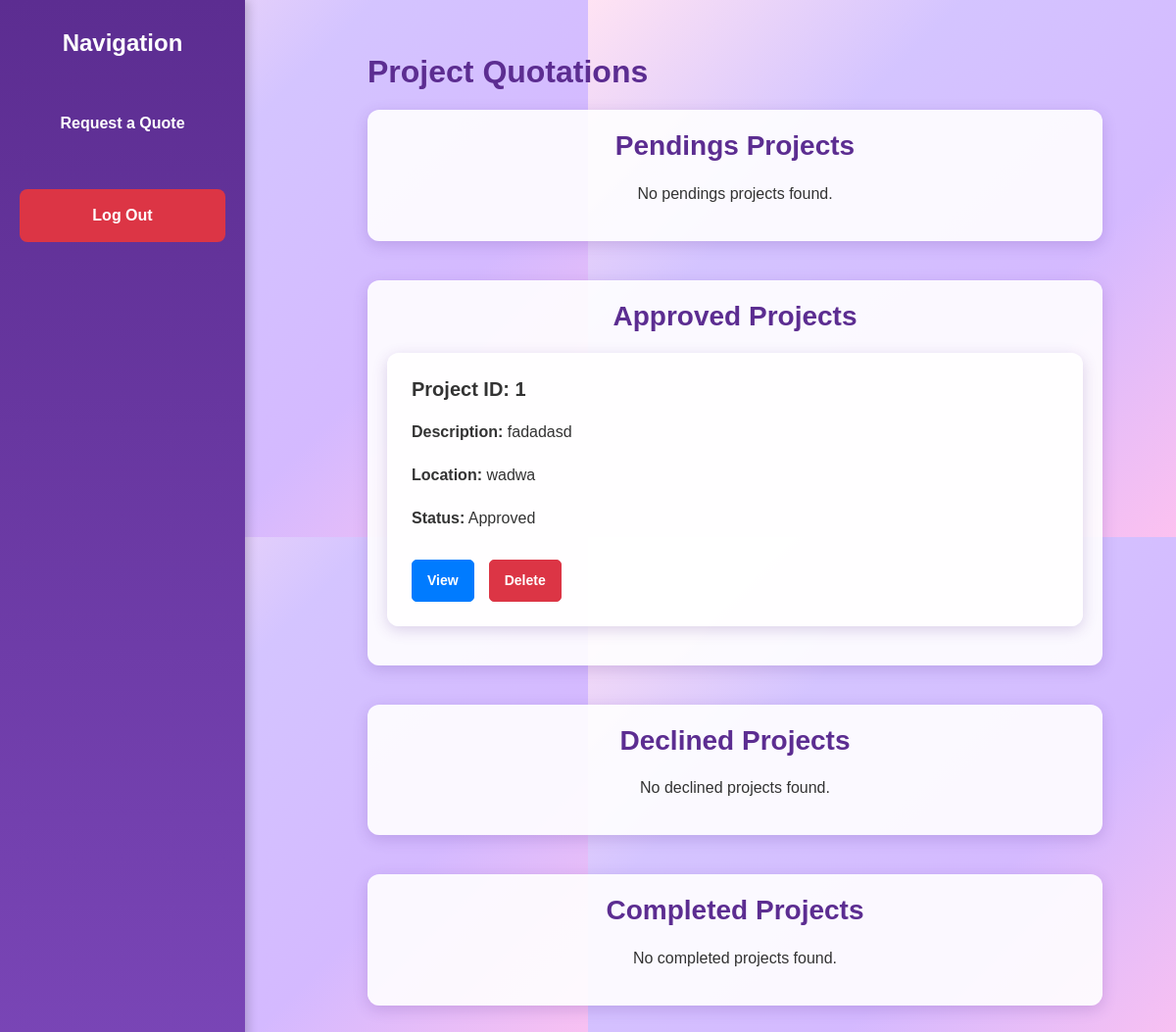
Before: /project_list/ (signed in) with the older database file.
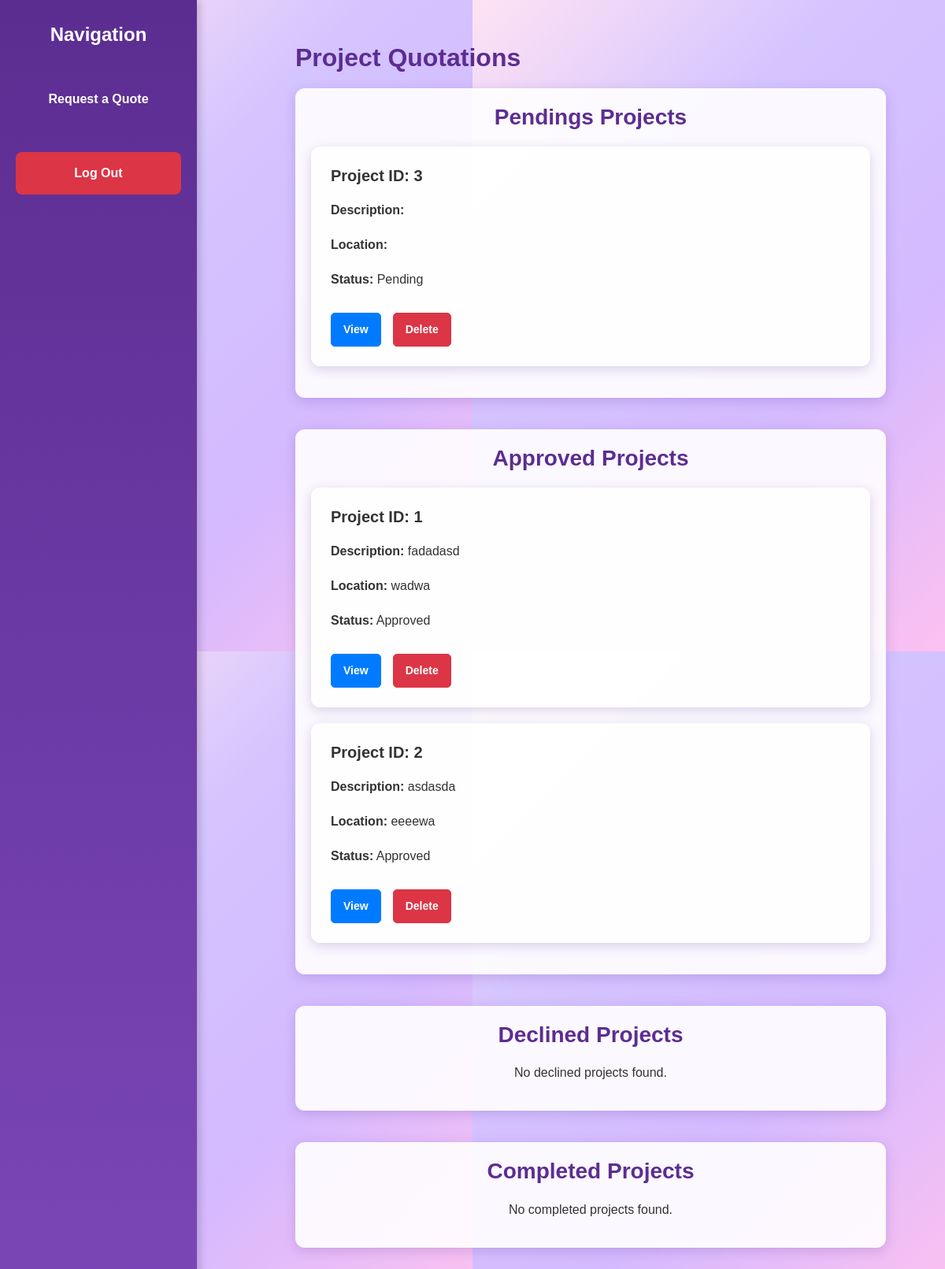
After: the same page with the newer database file.
### quotations/models.py (models this page shows, shortened)
class Project(models.Model):
    STATUS_CHOICES = [
        ("Pending", "Pending"),
        ("Approved", "Approved"),
        ("Declined", "Declined"),
        ("Completed", "Completed"),
    ]
    name = models.CharField(max_length=100)
    area_size = models.DecimalField(max_digits=10, decimal_places=2, default=0)
    description = models.TextField()  # Changed to TextField for longer descriptions
    location = models.CharField(max_length=100)
    start_date = models.DateField(blank=True, null=True)
    end_date = models.DateField(blank=True, null=True)
    user = models.ForeignKey(User, on_delete=models.CASCADE, related_name="projects")
    status = models.CharField(
        max_length=20, choices=STATUS_CHOICES, default="Pending", blank=True, null=True
    )
    created_at = models.DateTimeField(auto_now_add=True)
    updated_at = models.DateTimeField(auto_now=True)
    approved_by_user = models.BooleanField(default=False)
    approved_by_admin = models.ForeignKey(
        User, null=True, blank=True, related_name="approved_projects", on_delete=models.SET_NULL
    )
    declined_by_admin = models.ForeignKey(
        User, null=True, blank=True, related_name="declined_projects", on_delete=models.SET_NULL
    )
    declined_by_user = models.BooleanField(default=False)

### quotations/views.py (the view)
# urls.py: path("project_list/", views.project_list, name="project_list"),
@login_required
def project_list(request):
    if is_superuser(request.user):
        projects = {
            "pendings": Project.objects.filter(status="Pending"),
            "approved": Project.objects.filter(status="Approved"),
            "declined": Project.objects.filter(status="Declined"),
            "completed": Project.objects.filter(status="Completed"),
        }
    else:
        projects = {
            "pendings": Project.objects.filter(status="Pending", user=request.user),
            "approved": Project.objects.filter(status="Approved", user=request.user),
            "declined": Project.objects.filter(status="Declined", user=request.user),
            "completed": Project.objects.filter(status="Completed", user=request.user),
        }
    return render(request, "project_list.html", {"projects": projects})

### quotations/views.py (called while the page is built)
def is_superuser(user):
    return user.is_superuser

### templates/project_list.html (shortened to what this page needs)
{% extends "quotations/base.html" %}
{% load static %}
{% block content %}
<div class="sidebar">
    <h4>Navigation</h4>
    {% if user.is_superuser %}
                <a href="{% url 'create_quotation' %}">Create a Quote</a>
            {% else %}
                 <a href="{% url 'create_quotation' %}">Request a Quote</a>
            {% endif %}
    <form action="{% url 'logout' %}" method="post">
        <button type="submit" class="btn btn-logout">Log Out</button>
    </form>
</div>
<div class="content">
    <h2>Project Quotations</h2>
    {% for status, projects_list in projects.items %}
        <div class="project-category">
            <h3>{{ status|capfirst }} Projects</h3>
            {% if projects_list %}
                <div class="card-container">
                    {% for project in projects_list %}
                        <div class="card">
                            <h5>Project ID: {{ project.id }}</h5>
                            <p><strong>Description:</strong> {{ project.description }}</p>
                            <p><strong>Location:</strong> {{ project.location }}</p>
                            <p><strong>Status:</strong> {{ project.status }}</p>
                            <div class="card-actions">
                                <a href="{% url 'project_detail' project.id %}" class="btn btn-primary">View</a>
                                <a href="{% url 'project_delete' project.id %}" class="btn btn-danger">Delete</a>
                            </div>
                        </div>
                    {% endfor %}
                </div>
            {% else %}
                <p class="no-projects text-center">No {{ status }} projects found.</p>
            {% endif %}
        </div>
    {% endfor %}
</div>
{% endblock %}

Changed rows visible on the page:
added Project: id "3", status "Pending", shown under "Pendings"
added Project: id "2", description "asdasda", location "eeeewa", status "Approved"
Other visible differences:
new list line: "Pendings Projects"
list line gone: "Pendings Projects No pendings projects found."
